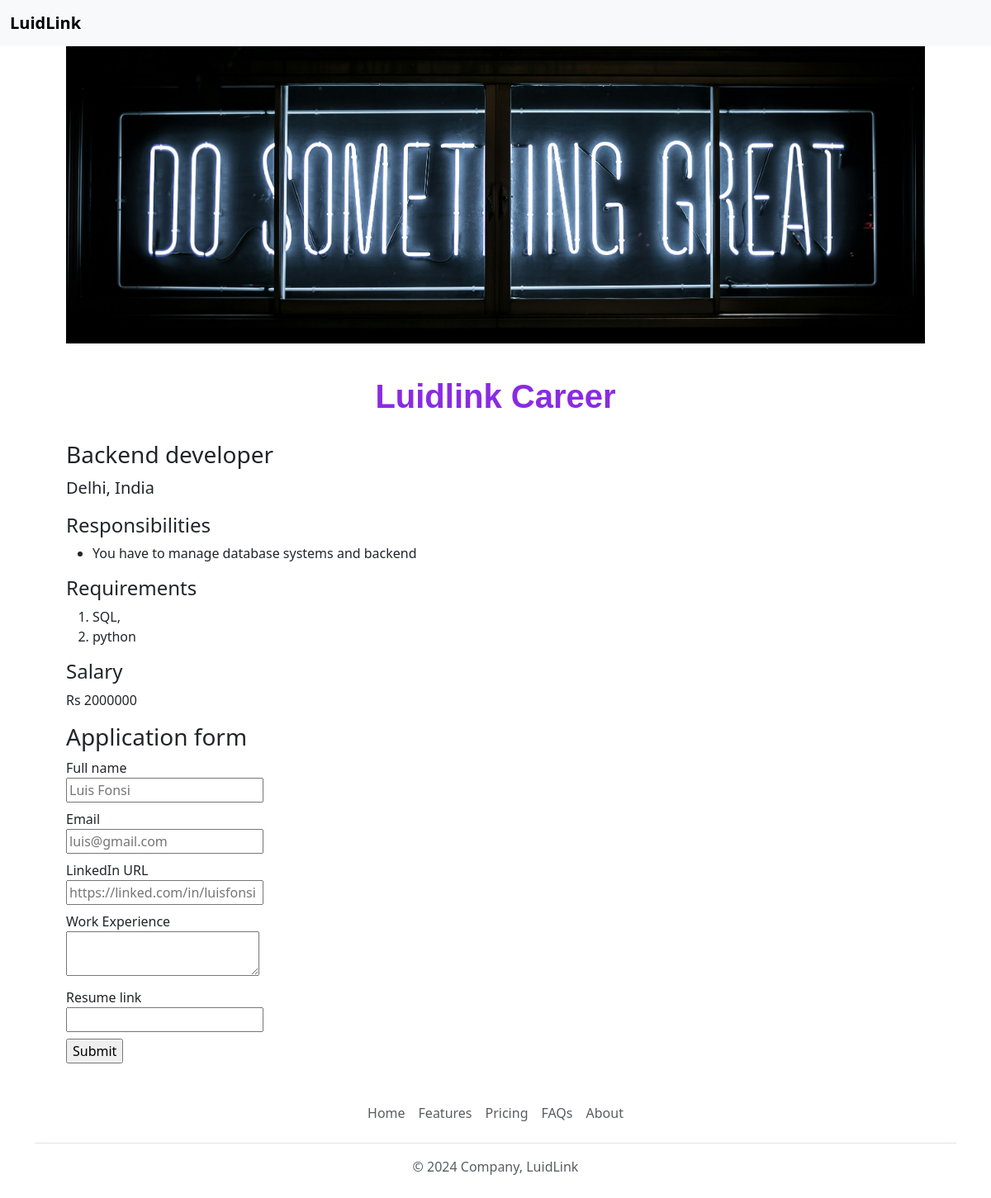
/job/1, run on the app's committed database.
### tables this page shows
CREATE TABLE jobs
            (id INT NOT NULL PRIMARY KEY, title VARCHAR(250) NOT NULL, location VARCHAR(250) NOT NULL, salary INT, currency VARCHAR(250), responsibilities VARCHAR(2000), requirements VARCHAR(2000));

### app.py (the view)
@app.route("/job/<id>")
def show_job(id):
    job = load_job_from_db(id)
    if not job:
        return "Not found", 404
    return render_template('jobpage.html', job=job)

### database.py (called while the page is built)
def load_job_from_db(id):
    conn = sqlite3.connect("luidlinkcareer.db")
    cursor = conn.cursor()
    get_data = f"SELECT * FROM jobs WHERE id = '{id}'"
    cursor.execute(get_data)
    vals = cursor.fetchall()
    if len(vals) == 0:
        return None
    else:
        def tuples_to_dict(keys, values):
            return dict(zip(keys, values))
        keys = [description[0] for description in cursor.description]
        jobs = [tuples_to_dict(keys, val) for val in vals]
        return jobs[0]

### templates/jobpage.html (shortened to what this page needs)
<!DOCTYPE html>
<html lang="en">
<head>
    {% include 'bootstrap.html' %}
</head>
<body>
    {% include 'newnav.html' %}
    <div id="container">
        {% include 'banner.html' %}
        <h1>Luidlink Career</h1>
        <h3>{{job.title}}</h3>
        <p class="lead mt-0">{{job.location}}</p>
        <h4>Responsibilities</h4>
        <ul>
            {% for line in job.responsibilities.split("\n") %}
                <li>{{line}}</li>
            {% endfor %}
        </ul>
        <h4>Requirements</h4>
        <ol>
            {% for line in job.requirements.split() %}
                <li>{{line}}</li>
            {% endfor %}
        </ol>
        <h4>Salary</h4>
        <p>{{job.currency}} {{job.salary}}</p>
        {% include 'application_form.html' %}
    </div>
    {% include 'footer.html' %}
</body>
</html>

### templates/bootstrap.html (shortened to what this page needs)
<link href="https://cdn.jsdelivr.net/npm/bootstrap@5.3.3/dist/css/bootstrap.min.css" rel="stylesheet">

### templates/newnav.html (shortened to what this page needs)
<nav class="navbar navbar-expand-lg bg-body-tertiary fixed-top">
    <div class="container-fluid">
      <a class="navbar-brand" href="/"><b>LuidLink</b></a>
    </div>
  </nav>
  <div style="height: 56px;"></div>

### templates/banner.html (shortened to what this page needs)
<img class="img-fluid" src="/static/banner.jpg" id="banner" height="320" width="100%">

### templates/application_form.html
<h3>Application form</h3>
<form action="/job/{{job.id}}/apply" method="post">
    <div class="mb-2">
        <label for="full_name">Full name</label><br>
        <input type="text" name="full_name" id="full_name" placeholder="Luis Fonsi" required>
    </div>
    <div class="mb-2">
        <label for="email">Email</label><br>
        <input type="email" name="email" id="email" placeholder="luis@gmail.com" required>
    </div>
    <div class="mb-2">
        <label for="linkin">LinkedIn URL</label><br>
        <input type="url" name="linkin" id="linkin" placeholder="https://linked.com/in/luisfonsi" required>
    </div>
    <div class="mb-2">
        <label for="work">Work Experience</label><br>
        <textarea name="work" id="work" cols="23"></textarea>
    </div>
    <div class="mb-2">
        <label for="resume">Resume link</label><br>
        <input type="url" name="resume" id="resume" required>
    </div>
    <input type="submit" >
</form>

### templates/footer.html
<div class="container">
    <footer class="py-3 my-4">
      <ul class="nav justify-content-center border-bottom pb-3 mb-3">
        <li class="nav-item"><a href="#" class="nav-link px-2 text-body-secondary">Home</a></li>
        <li class="nav-item"><a href="#" class="nav-link px-2 text-body-secondary">Features</a></li>
        <li class="nav-item"><a href="#" class="nav-link px-2 text-body-secondary">Pricing</a></li>
        <li class="nav-item"><a href="#" class="nav-link px-2 text-body-secondary">FAQs</a></li>
        <li class="nav-item"><a href="#" class="nav-link px-2 text-body-secondary">About</a></li>
      </ul>
      <p class="text-center text-body-secondary">&copy; 2024 Company, LuidLink</p>
    </footer>
  </div>

### templates/jobpage.html (style rules this page uses)
#container { padding: 0 80px 0 80px; }
h1 { font-size: 40px; font-family: 'Franklin Gothic Medium', 'Arial Narrow', Arial, sans-serif; font-weight: bold; color: blueviolet; text-align: center; margin-top: 40px; margin-bottom: 30px; }

### templates/banner.html (style rules this page uses)
#banner { width: 100%; height: 360px; object-fit: cover; }

### data on the page
jobs: title "Backend developer", location "Delhi, India", responsibilities "You have to manage database systems and backend", currency "Rs", salary "2000000"

### other printed values
{{ line }} "SQL," "python"
